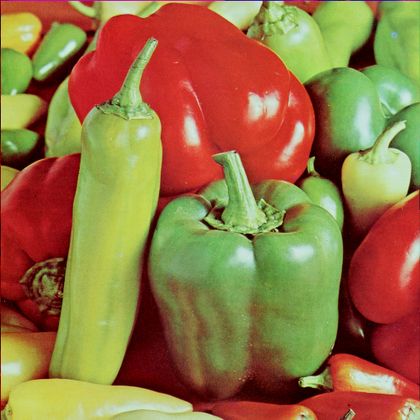
%> input picture Pic/peppers.bmp, 420 x 420 px, shrunk from 512 x 512 before the run
$ octave proj2_1.m   (GNU Octave 9; MATLAB toolbox functions it lacks are replaced by stand-ins)
%> lines starting %> are read from the running program, lines starting %| are printed output that depends on the picture
im=double(imread('/Pic/peppers.bmp'));
im0=im;
[M,N,O]=size(im);
%> M = 420; N = 420; O = 3
mat=[0.299 0.587 0.114; -0.169 -0.331 0.5; 0.5 -0.419 -0.081];
tic
for m=1:M
    for n=1:N
        A=mat*[im(m,n,1); im(m,n,2); im(m,n,3)];
        A(1)=255*(A(1)/255)^2;
        B=inv(mat)*A;
        im(m,n,1)=B(1);
        im(m,n,2)=B(2);
        im(m,n,3)=B(3);
    end
end
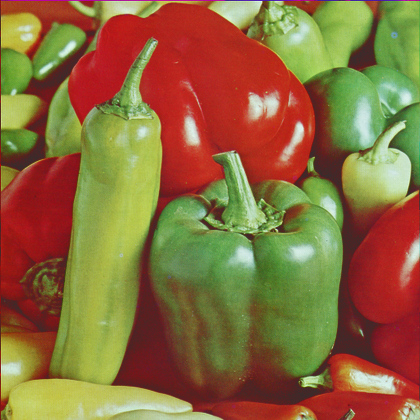
%> im: size 420x420x3 double; mean R, G, B 97.6, 63.4, 14.3; drawn with min black and max white
%> after the loop, A = [142.9; -13.5; 2.19]
toc
figure(1)
subplot(1,2,1)
image(im0/255);
subplot(1,2,2)
image(im/255);
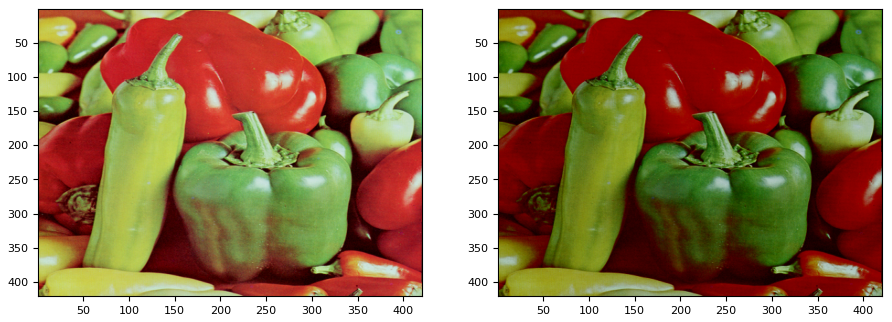
%> figure redrawn from the program's plot data, 2 panels
